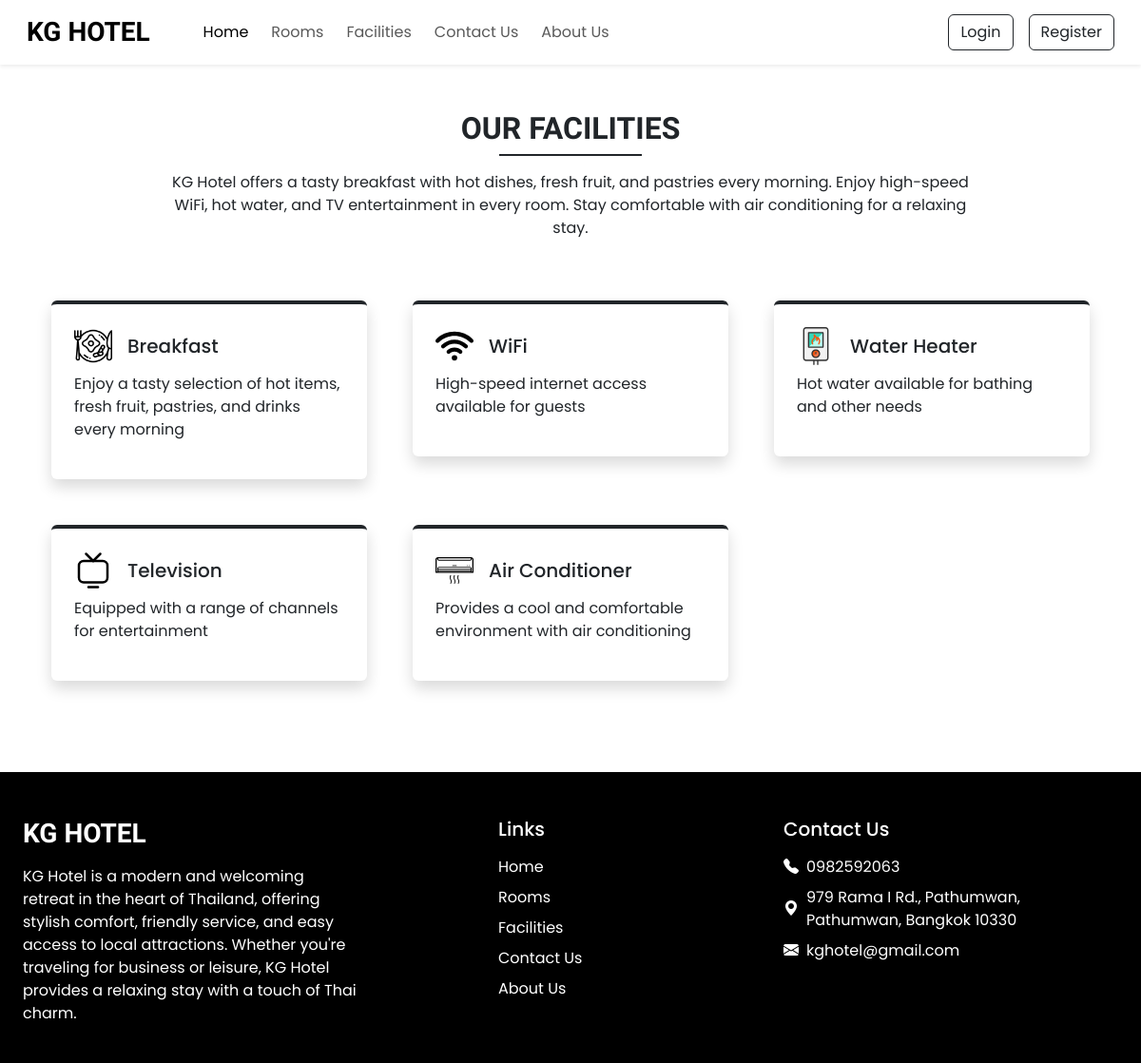
Screenshot of /facilities.php with the database file from the repository.
### tables this page shows
CREATE TABLE `facilities` (
  `id` int(11) NOT NULL,
  `name` varchar(50) NOT NULL,
  `icon` varchar(255) NOT NULL,
  `description` text NOT NULL
);

CREATE TABLE `setting` (
  `sr_no` int(11) NOT NULL,
  `site_title` varchar(50) NOT NULL,
  `site_about` text NOT NULL,
  `shutdown` tinyint(1) NOT NULL
);

CREATE TABLE `contact_details` (
  `sr_no` int(11) NOT NULL,
  `address` varchar(255) NOT NULL,
  `gmap` longtext NOT NULL,
  `pn1` varchar(10) NOT NULL,
  `pn2` varchar(10) NOT NULL,
  `email` varchar(50) NOT NULL
);

### server/class/facility.php (called while the page is built, shortened)
<?php
class Facility {
    private $conn;
    public function __construct($db) {
        $this->conn = $db;
    }
    public function getFacilities() {
        $query = "SELECT * FROM facilities ORDER BY id DESC";
        $stmt = $this->conn->prepare($query);
        $stmt->execute();
        return $stmt->fetchAll(PDO::FETCH_ASSOC);
    }
}
$database = new Database();
$db = $database->getConnection();
$facilityObj = new Facility($db);
$facilities = $facilityObj->getFacilities();
?>

### server/class/setting.php (called while the page is built, shortened)
<?php
class Setting {
    private $conn;
    public function __construct($db) {
        $this->conn = $db;
    }
    public function getSettingInfo() {
        $query = "SELECT * FROM setting WHERE sr_no = 1";
        $stmt = $this->conn->prepare($query);
        $stmt->execute();
        return $stmt->fetch(PDO::FETCH_ASSOC);
    }
}
$database = new Database();
$db = $database->getConnection();
$setting = new Setting($db);
$setting_info = $setting->getSettingInfo();
$site_title = $setting_info['site_title'];
$site_about = $setting_info['site_about'];
?>

### server/class/contact_detail.php (called while the page is built, shortened)
<?php
class ContactDetail {
    private $conn;
    public function __construct($db) {
        $this->conn = $db;
    }
    public function getContactInfo() {
        $query = "SELECT * FROM contact_details WHERE sr_no = 1";
        $stmt = $this->conn->prepare($query);
        $stmt->execute();
        return $stmt->fetch(PDO::FETCH_ASSOC);
    }
}
$database = new Database();
$db = $database->getConnection();
$contact_detail = new ContactDetail($db);
$contact_info = $contact_detail->getContactInfo();
$address = $contact_info['address'];
$pn1 = $contact_info['pn1'];
$email = $contact_info['email'];
?>

### facilities.php (the view, shortened to what this page needs)
<?php
require('public/db_config.php');
require('server/class/contact_detail.php');
require('server/class/facility.php');
require('server/class/setting.php');
?>
<!doctype html>
<html lang="en">
<head>
    <?php require('public/link.php'); ?>
    <link rel="stylesheet" href="https://cdn.jsdelivr.net/npm/swiper@11/swiper-bundle.min.css">
    <link rel="stylesheet" href="css/style.css">
</head>
<body>
    <?php require('inc/header.php'); ?>
    <div class="my-5 px-4">
        <h2 class="fw-bold h-font text-center">OUR FACILITIES</h2>
        <div class="h-line bg-dark"></div>
        <div class="row">
            <p class="text-center mt-3 w-75 mx-auto">
                KG Hotel offers a tasty breakfast with hot dishes, fresh fruit, and pastries every morning. Enjoy
                high-speed WiFi, hot water, and TV entertainment in every room. Stay comfortable with air conditioning
                for a relaxing stay.
            </p>
        </div>
    </div>
    <div class="container">
        <div class="row">
            <?php foreach ($facilities as $row): ?>
            <div class="col-lg-4 col-md-6 mb-5 px-4">
                <div class="bg-white rounded shadow p-4 border-top border-4 border-dark pop">
                    <div class="d-flex align-items-center mb-2">
                        <img src="uploads/facilities/<?php echo htmlspecialchars($row['icon']); ?>" width="40px"
                            alt="icon">
                        <h5 class="m-0 ms-3"><?php echo htmlspecialchars($row['name']); ?></h5>
                    </div>
                    <p><?php echo htmlspecialchars($row['description']); ?></p>
                </div>
            </div>
            <?php endforeach; ?>
        </div>
    </div>
    <?php require('inc/footer.php'); ?>
</body>
</html>

### inc/footer.php
<footer class="container-fluid bg-black text-white mt-5 pt-5">
    <div class="row justify-content-between">
        <div class="col-12 col-md-6 col-lg-4 mb-4 px-4">
            <h3 class="h-font fw-bold fs-3 mb-3"><?= htmlspecialchars($site_title) ?></h3>
            <p><?= nl2br(htmlspecialchars($site_about)) ?></p>
        </div>
        <div class="col-6 col-md-6 col-lg-2 mb-4 px-4">
            <h5 class="mb-3">Links</h5>
            <ul class="list-unstyled">
                <li><a href="index.php" class="text-white text-decoration-none d-block mb-2">Home</a></li>
                <li><a href="rooms.php" class="text-white text-decoration-none d-block mb-2">Rooms</a></li>
                <li><a href="facilities.php" class="text-white text-decoration-none d-block mb-2">Facilities</a></li>
                <li><a href="contact.php" class="text-white text-decoration-none d-block mb-2">Contact Us</a></li>
                <li><a href="about.php" class="text-white text-decoration-none d-block mb-2">About Us</a></li>
            </ul>
        </div>
        <div class="col-12 col-md-6 col-lg-4 mb-4 px-4">
            <h5 class="mb-3">Contact Us</h5>
            <div class="mb-2 d-flex align-items-center">
                <i class="bi bi-telephone-fill me-2"></i>
                <a href="tel:<?= htmlspecialchars($pn1) ?>"
                    class="text-white text-decoration-none"><?= htmlspecialchars($pn1) ?></a>
            </div>
            <div class="mb-2 d-flex align-items-center">
                <i class="bi bi-geo-alt-fill me-2"></i>
                <span><?= htmlspecialchars($address) ?></span>
            </div>
            <div class="mb-2 d-flex align-items-center">
                <i class="bi bi-envelope-fill me-2"></i>
                <a href="mailto:<?= htmlspecialchars($email) ?>"
                    class="text-white text-decoration-none"><?= htmlspecialchars($email) ?></a>
            </div>
        </div>
    </div>
</footer>

### css/style.css (style rules this page uses)
:root { --teal: #2ec1ac; --tealHover: #279e8c; }
* { font-family: "Poppins", sans-serif; }
.h-font { font-family: "Merienda", cursive; }
.h-line { width: 150px; margin: 0 auto; height: 1.7px; }

### rows the page displays
facilities: icon (picture), name "Breakfast", description "Enjoy a tasty selection of hot items, fresh fruit, pastries, and drinks every morning"
facilities: icon (picture), name "WiFi", description "High-speed internet access available for guests"
facilities: icon (picture), name "Water Heater", description "Hot water available for bathing and other needs"
facilities: icon (picture), name "Television", description "Equipped with a range of channels for entertainment"
facilities: icon (picture), name "Air Conditioner", description "Provides a cool and comfortable environment with air conditioning"
setting: site_title "KG HOTEL", site_about "KG Hotel is a modern and welcoming retreat in the heart of Thailand, offering stylish comfort, friendly service, and easy access to local attractions. Whether you're traveling for business or leisure, KG Hotel provides a relaxing stay with a touch of Thai charm."
contact_details: pn1 "0982592063", address "979 Rama I Rd., Pathumwan, Pathumwan, Bangkok 10330", email "kghotel@gmail.com"
